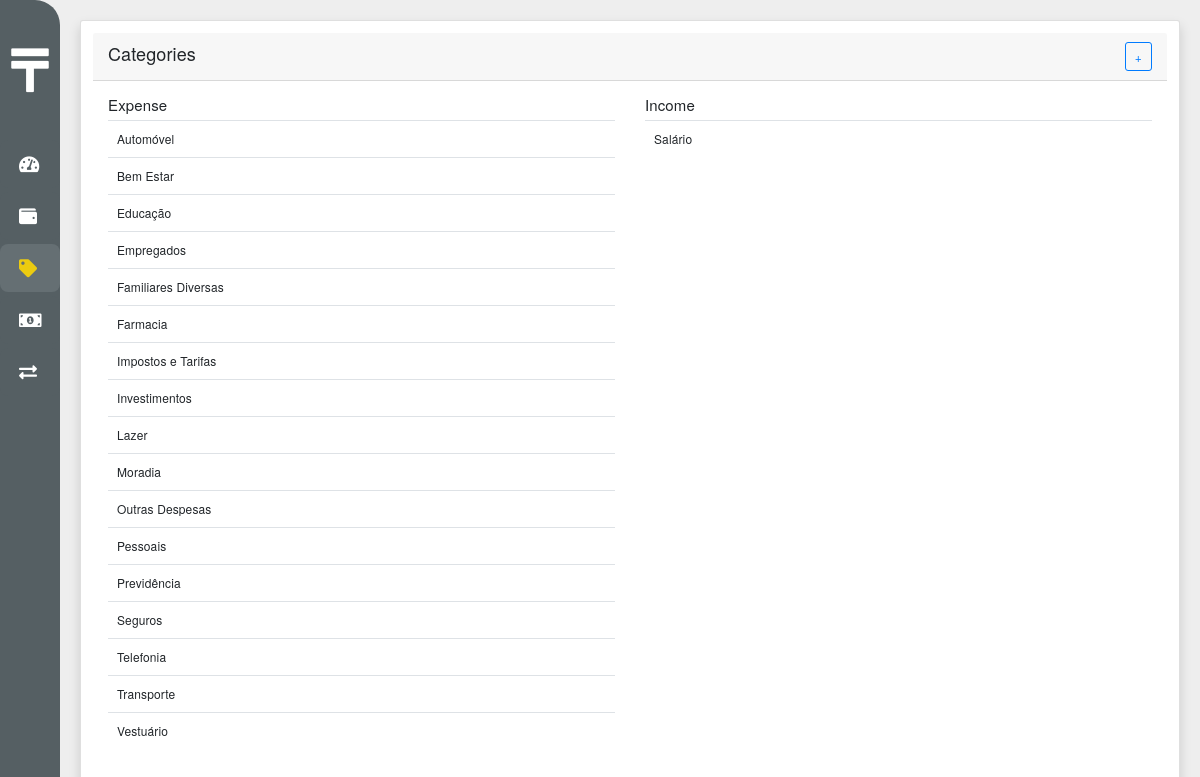
Page /categories/ on the committed database.
### core/models.py (models this page shows, shortened)
class Category(BaseModel):
    description = models.CharField(max_length=25)
    status = models.IntegerField(
        choices=StatusChoises.choices, default=StatusChoises.ACTIVE)
    movement_type = models.IntegerField(
        choices=MovementTypeChoises.choices, default=MovementTypeChoises.POSITIVE)
    is_transaction = models.IntegerField(
        choices=NoYesChoises.choices, default=int(NoYesChoises.NO))
    def is_expense(self):
        return self.movement_type == MovementTypeChoises.NEGATIVE
    def is_active(self):
        return self.status == StatusChoises.ACTIVE

### core/views.py (the view)
# urls.py: path('categories/', views.category_list, name='category_list'),
def category_list(request):
    categories = Category.objects.all().exclude(
        is_transaction=NoYesChoises.YES).order_by('description', 'id')
    return render(request, 'category/category_list.html', {'categories': categories})

### core/templatetags/tags.py (called while the page is built)
@register.filter('startswith')
def startswith(text, starts):
    if isinstance(text, str):
        return text.startswith(starts)
    return False

### core/templates/category/category_list.html
{% extends 'base.html' %}
{% load static %}
{% block main %}
<div class="row">
  <div class="col-md-12">
    <div class="card shadow p-3 mb-5 bg-white rounded">
      <div class="card-header">
        <h4>Categories</h4>
        <a class="btn btn-outline-primary" href="{% url 'category_new' %}">+</a>
      </div>
      <div class="card-body">
        {% if categories %}
        <div class="row">
          <div class="col-md-6">
            <table class="table">
              <h5>Expense</h5>
              <tbody>
                {% for category in categories %}
                {% if category.is_expense %}
                {% include 'category/category_table_item.html' with category=category %}
                {% endif %}
                {% endfor %}
              </tbody>
            </table>
          </div>
          <div class="col-md-6">
            <table class="table">
              <h5>Income</h5>
              <tbody>
                {% for category in categories %}
                {% if not category.is_expense %}
                {% include 'category/category_table_item.html' with category=category %}
                {% endif %}
                {% endfor %}
              </tbody>
            </table>
          </div>
        </div>
        {% else %}
        <div style="display: flex; justify-content: center;">
          <h6>No data found</h6>
        </div>
        {% endif %}
      </div>
    </div>
  </div>
</div>
{% endblock main %}

### core/templates/category/category_table_item.html
<tr class="table-item-link" data-href="{% url 'category_form' category.id %}">
  <td>
    {% if not category.is_active %}
    <del>
      {{ category.description }}
    </del>
    {% else %}
    {{ category.description }}
    {% endif %}
  </td>
</tr>

### rows in the picture
Category: description "Automóvel"
Category: description "Bem Estar"
Category: description "Educação"
Category: description "Empregados"
Category: description "Familiares Diversas"
Category: description "Farmacia"
Category: description "Impostos e Tarifas"
Category: description "Investimentos"
Category: description "Lazer"
Category: description "Moradia"
Category: description "Outras Despesas"
Category: description "Pessoais"
Category: description "Previdência"
Category: description "Seguros"
Category: description "Telefonia"
Category: description "Transporte"
Category: description "Vestuário"
Category: description "Salário"
